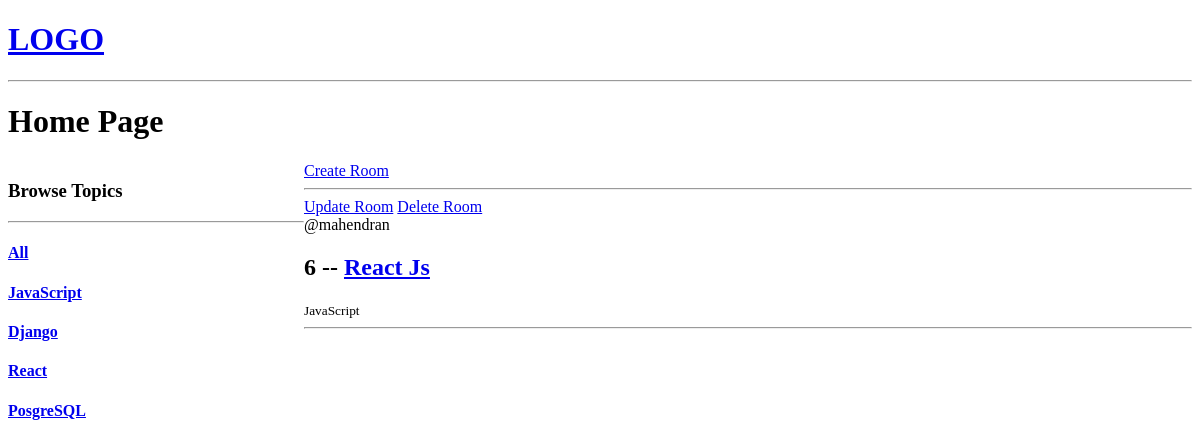
Before: / with the older database file.
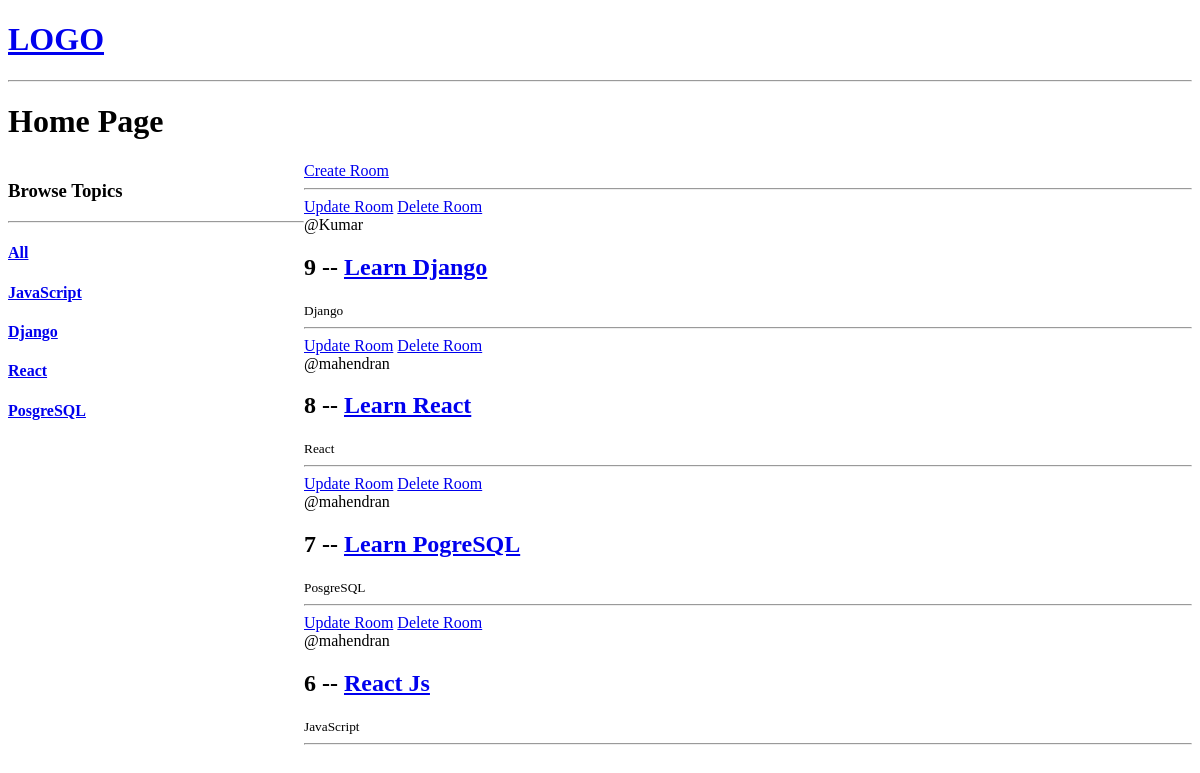
After: the same page with the newer database file.
### base/models.py (models this page shows, shortened)
class Topic(models.Model):
    name = models.CharField(max_length = 200)

class Room(models.Model):
    host = models.ForeignKey(User, on_delete = models.SET_NULL, null = True)
    topic = models.ForeignKey(Topic, on_delete = models.SET_NULL, null = True)
    name = models.CharField(max_length = 200)
    description = models.TextField(null = True, blank = True)
    updated = models.DateTimeField(auto_now = True) #take snapshot of time when modified
    created = models.DateTimeField(auto_now_add = True) #take snapshot of time when created
    class Meta:
        ordering = ['-updated','-created']

### base/views.py (the view)
# urls.py: path('', views.home, name='home'),
def home(request):
    q = request.GET.get('q') if request.GET.get('q') != None else ''
    rooms = Room.objects.filter(topic__name__icontains=q)
    topic = Topic.objects.all()
    context = {'rooms':rooms,"topics":topic}
    return render(request, 'base/home.html', context)

### base/templates/base/home.html (shortened to what this page needs)
{% extends 'main.html' %}
{% block content %}
<h1>Home Page</h1>
<div class="container">
    <div>
        <h3>Browse Topics</h3>
        <hr>
        <div>
            <h4><a href="{%url 'home' %}">All</a></h4>
        </div>
        {% for topic in topics %}
        <h4><a href="{%url 'home' %}?q={{topic.name}}">{{topic.name}}</a></h4>
        {% endfor %}
    </div>
    <div>
        <a href="{%url 'create-room' %}">Create Room</a>
        <hr>
        <div>
            {% for room in rooms%}
            <a href="{%url 'update-room' room.id %}">Update Room</a>
            <a href="{%url 'delete-room' room.id %}">Delete Room</a>
            <div>
                <span>@{{room.host.username}}</span>
                <h2>{{room.id}} -- <a href="{% url 'room' room.id %}">{{room.name}}</a></h2>
                <small>{{room.topic.name}}</small>
                <hr>
            </div>
            {% endfor %}
        </div>
    </div>
</div>
{% endblock %}

### templates/main.html (shortened to what this page needs)
<!DOCTYPE html>
<html lang="en">
<head>
</head>
<body>
    {% include 'navbar.html' %}
    {% block content %}
    {% endblock %}
</body>
</html>

### templates/navbar.html
<a href="/">
  <h1>LOGO</h1>
</a>
<hr />

### base/templates/base/home.html (style rules this page uses)
.container { display: grid; grid-template-columns: 1fr 3fr; }

Changed rows visible on the page:
added Room: host.username "Kumar", id "9", name "Learn Django", topic.name "Django"
added Room: host.username "mahendran", id "8", name "Learn React", topic.name "React"
added Room: host.username "mahendran", id "7", name "Learn PogreSQL", topic.name "PosgreSQL"
